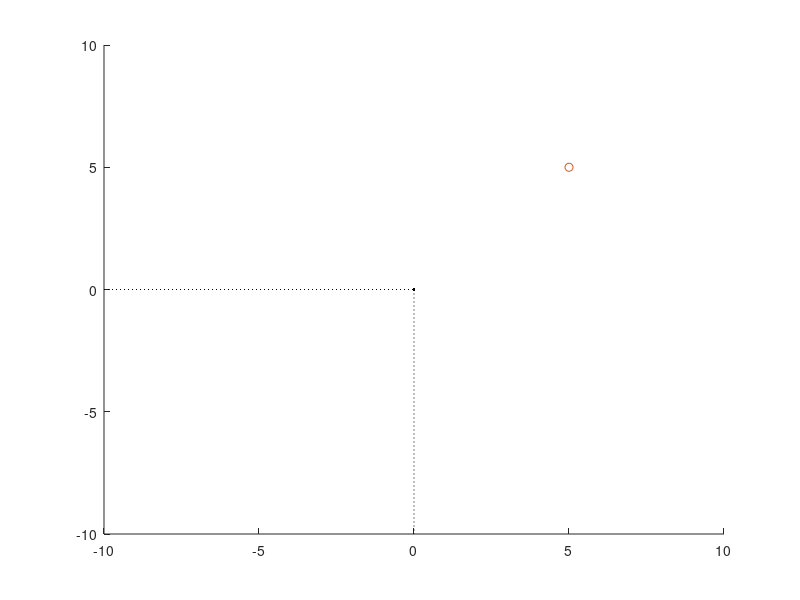

MATLAB code for this plot:


axis([-10 10 -10 10],"normal");
hold on
drawPoint([0 0],"k");
hold on
plot([ 0 0], [0 -10] , ":k")
hold on
plot([-10 0],[0 0], ":k")
hold on

n=input("Unesite broj tocaka: ")

c=cell(n,2);
p=cell(n,1);
stranica=cell(n,1);
povezivanje=cell(n,1);
presjek=cell(n,3);
for i=1:n
x=input("Unesite x koordinatu tocke: ")
y=input("Unesite y koordinatu tocke: ")
c{i,1}=[x];
c{i,2}=[y];
tocka=[x y];
p{i,1}=tocka;
i++;
endfor
%nacrta se poligon
xos=[c{1:n,1} c{1,1}];
yos=[c{1:n,2} c{1,2}];

plot(xos,yos)
hold on
%korisnik unese tocku koju zeli provjeriti
printf("Unesite tocku za koju zelite provjeriti nalazi li se u poligonu.\n")
tx=input("x koordinata: ")
ty=input("y koordinata:  ")
tockazaprovjeru=[tx ty];
drawPoint(tockazaprovjeru)
hold on
duljinastranicap=cell();

for i=1:n-1
  stranica{i}=createEdge([c{i,1} c{i,2}], [c{i+1,1} c{i+1,2}]);
  duljinastranicap{i}=sqrt(power((c{i+1,1}-c{i,1}),2)+power((c{i+1,2}-c{i,2}),2));
  i++;
endfor
stranica{n}=createEdge([c{n,1} c{n,2}], [c{1,1} c{1,2}]);
duljinastranicap{n}=sqrt(power((c{1,1}-c{n,1}),2)+power((c{1,2}-c{n,2}),2));
narubu=cell();
%provjerava jel to?ka na rubu
for i=1:n
  narubu{i}=isPointOnEdge([tockazaprovjeru],[stranica{i}]);
  i++;
endfor
br=0;
br1=0;
for i=1:n
  if (narubu{i}==1)
    br=1;
    br1++;
  i++;
  endif
endfor
if (br1==1)
  printf("Tocka je na stranici poligona.\n")
elseif (br1==2)
  printf("Tocka je vrh poligona.\n")
endif
%ako nije na rubu provjerava jel unutar ili izvan poligona
duljinastranicat=cell();
van=0;
if (br==0)
   
  if (n==3)
    for i=1:n
      duljinastranicat{i}=sqrt(power((c{i,1}-tx),2)+power((c{i,2}-ty),2));
    endfor
  for j=1:n
    for k=1:n
      if (duljinastranicat{j}>duljinastranicap{k})
        van=1;
      endif
    endfor
  endfor
  if (van==1)
    printf("Tocka je izvan poligona.\n")
  elseif (van==0)
    printf("Tocka je unutar poligona.\n")
  endif
  
  else 
  for i=1:n
    povezivanje{i}=createEdge([tockazaprovjeru], [c{i,1} c{i,2}]);
    i++;
  endfor
  %provjerava jel se sjeku stranice poligona sa onim nasim povezanim stranicama
  for i=1:n
    for a=1:n
      pres=intersectEdges([povezivanje{i}],[stranica{a}]);
      nula=isnan(pres);
      if (nula==0)
        presjek{i,a}=pres;
      else
        presjek{i,a}=0;
      endif
      a++;
    endfor
    i++;
  endfor

%ako je presjek stranice isti kao tocka poligona onda znaci da je unutra
  izvan=0;
  for i=1:n
    for a=1:n
      if (presjek{i,a}!=0)
        if (presjek{i,a}!=p{i})
          izvan=1;
          break;
        endif
      endif
      a++;
    endfor
    i++;
  endfor
  if (izvan==0)
    printf("Tocka je unutar poligona.\n")
  elseif (izvan==1)
    printf("Tocka je izvan poligona.\n")
  endif
  endif
endif
